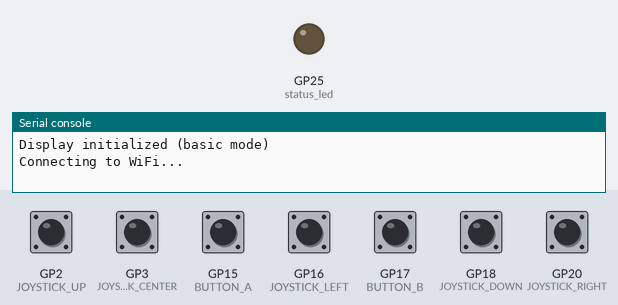
Bench run of a program on a simulated Raspberry Pi Pico running MicroPython. Shown: output pins drawn as LEDs (lit = HIGH), the last lines printed to the serial console. Dashed ring = blinking. The test bench sets the inputs (shaded band); at power-on: GP2 (JOYSTICK_UP), GP3 (JOYSTICK_CENTER), GP15 (BUTTON_A), GP16 (JOYSTICK_LEFT), GP17 (BUTTON_B), GP18 (JOYSTICK_DOWN), GP20 (JOYSTICK_RIGHT) HIGH. WiFi joins after 1.5 s; pins used as bus, display or sensor lines are not drawn.

Above: at 0.1 s.
At 2.95 s:
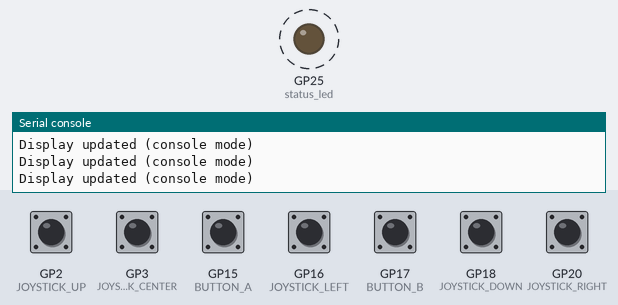
3.3 s: GP2 (JOYSTICK_UP) pulled LOW for 0.15 s
6.3 s: GP3 (JOYSTICK_CENTER) pulled LOW for 0.15 s
9.3 s: GP15 (BUTTON_A) pulled LOW for 0.15 s
12.3 s: GP16 (JOYSTICK_LEFT) pulled LOW for 0.15 s
15.3 s: GP17 (BUTTON_B) pulled LOW for 0.15 s
18.3 s: GP18 (JOYSTICK_DOWN) pulled LOW for 0.15 s
Timing chart, 0 to 22.3 s (numbered marks = the images above; inputs shaded):
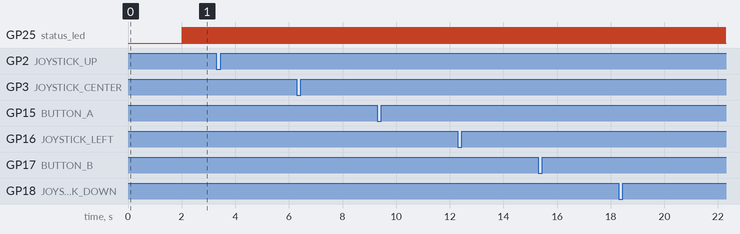

Measured:
- by itself, GP25 (status_led): alternates HIGH for 0.01 s and LOW for 0.05 s

The program:

waveshare_controller_simple.py
```python
# Simple Waveshare 1.8" LCD + Joystick Controller for Pico W
# Uses only built-in MicroPython libraries

import machine
import time
import json
import network
import socket
from machine import Pin, SPI
import framebuf

# Pin definitions for Waveshare 1.8" LCD module
# These are typical pins - adjust based on your module's actual pinout
LCD_DC = Pin(8, Pin.OUT)
LCD_CS = Pin(9, Pin.OUT)
LCD_RST = Pin(12, Pin.OUT)
LCD_BL = Pin(13, Pin.OUT)  # Backlight

# Joystick pins (5-way joystick)
JOYSTICK_UP = Pin(2, Pin.IN, Pin.PULL_UP)
JOYSTICK_DOWN = Pin(18, Pin.IN, Pin.PULL_UP)
JOYSTICK_LEFT = Pin(16, Pin.IN, Pin.PULL_UP)
JOYSTICK_RIGHT = Pin(20, Pin.IN, Pin.PULL_UP)
JOYSTICK_CENTER = Pin(3, Pin.IN, Pin.PULL_UP)

# Button pins (adjust based on your module)
BUTTON_A = Pin(15, Pin.IN, Pin.PULL_UP)
BUTTON_B = Pin(17, Pin.IN, Pin.PULL_UP)

class SimpleDisplay:
    """Simple display driver using basic SPI and framebuf"""

    def __init__(self):
        # Initialize SPI
        self.spi = SPI(1, baudrate=10000000, sck=Pin(10), mosi=Pin(11))

        # Initialize control pins
        LCD_CS.value(1)
        LCD_DC.value(0)
        LCD_RST.value(1)
        LCD_BL.value(1)  # Turn on backlight

        # Simple 128x160 buffer (you might need to adjust size)
        self.width = 128
        self.height = 160
        self.buffer = bytearray(self.width * self.height // 8)  # 1-bit buffer for simplicity
        self.framebuf = framebuf.FrameBuffer(self.buffer, self.width, self.height, framebuf.MONO_HLSB)

        self.init_display()

    def init_display(self):
        """Basic display initialization"""
        # Reset sequence
        LCD_RST.value(0)
        time.sleep_ms(10)
        LCD_RST.value(1)
        time.sleep_ms(10)

        print("Display initialized (basic mode)")

    def clear(self):
        """Clear the display buffer"""
        self.framebuf.fill(0)

    def text(self, text, x, y):
        """Draw text at position"""
        self.framebuf.text(text, x, y, 1)

    def show(self):
        """Update display (placeholder - would need proper ST7735 commands)"""
        # This is simplified - actual ST7735 would need proper command sequence
        print("Display updated (console mode)")

class GameController:
    def __init__(self):
        # Try to initialize display, but continue without it if it fails
        try:
            self.display = SimpleDisplay()
            self.has_display = True
        except Exception as e:
            print(f"Display init failed, continuing without display: {e}")
            self.has_display = False

        # Controller state
        self.state = {
            'joystick': {'up': False, 'down': False, 'left': False, 'right': False, 'center': False},
            'buttons': {'A': False, 'B': False},
            'timestamp': 0
        }

        # Network setup
        self.wlan = network.WLAN(network.STA_IF)
        self.target_ip = "192.168.1.100"  # Change to your receiver Pico W IP
        self.target_port = 8888

        # Connect to WiFi
        self.connect_wifi("YOUR_WIFI_SSID", "YOUR_WIFI_PASSWORD")

        # Create UDP socket
        self.sock = socket.socket(socket.AF_INET, socket.SOCK_DGRAM)

        # Status LED
        self.status_led = Pin(25, Pin.OUT)  # Built-in LED

    def connect_wifi(self, ssid, password):
        """Connect to WiFi"""
        self.wlan.active(True)
        self.wlan.connect(ssid, password)

        print("Connecting to WiFi...")
        timeout = 20
        while not self.wlan.isconnected() and timeout > 0:
            time.sleep(1)
            timeout -= 1
            print(".", end="")

        if self.wlan.isconnected():
            print(f"\nConnected! IP: {self.wlan.ifconfig()[0]}")
            self.update_display("WiFi OK", self.wlan.ifconfig()[0])
            return True
        else:
            print("\nWiFi connection failed!")
            return False

    def read_inputs(self):
        """Read all controller inputs"""
        # Read digital joystick (active low)
        self.state['joystick']['up'] = not JOYSTICK_UP.value()
        self.state['joystick']['down'] = not JOYSTICK_DOWN.value()
        self.state['joystick']['left'] = not JOYSTICK_LEFT.value()
        self.state['joystick']['right'] = not JOYSTICK_RIGHT.value()
        self.state['joystick']['center'] = not JOYSTICK_CENTER.value()

        # Read buttons (active low)
        self.state['buttons']['A'] = not BUTTON_A.value()
        self.state['buttons']['B'] = not BUTTON_B.value()

        self.state['timestamp'] = time.ticks_ms()

    def send_state(self):
        """Send controller state via UDP"""
        try:
            message = json.dumps(self.state)
            self.sock.sendto(message.encode(), (self.target_ip, self.target_port))

            # Blink LED on successful send
            self.status_led.value(1)
            time.sleep_ms(10)
            self.status_led.value(0)

            return True
        except Exception as e:
            print(f"Send error: {e}")
            return False

    def update_display(self, line1, line2=""):
        """Update display with status info"""
        if not self.has_display:
            print(f"Status: {line1} {line2}")
            return

        try:
            self.display.clear()
            self.display.text(line1, 0, 0)
            if line2:
                self.display.text(line2, 0, 20)

            # Show current inputs
            y_pos = 50
            active_inputs = []

            # Show joystick state
            for direction, pressed in self.state['joystick'].items():
                if pressed:
                    active_inputs.append(direction)

            if active_inputs:
                self.display.text(f"Joy: {','.join(active_inputs)}", 0, y_pos)
                y_pos += 20

            # Show button state
            active_buttons = []
            for button, pressed in self.state['buttons'].items():
                if pressed:
                    active_buttons.append(button)

            if active_buttons:
                self.display.text(f"Btn: {','.join(active_buttons)}", 0, y_pos)

            self.display.show()

        except Exception as e:
            print(f"Display error: {e}")

    def run(self):
        """Main controller loop"""
        print("Waveshare Controller Started!")
        print(f"Sending to: {self.target_ip}:{self.target_port}")
        print("Press Ctrl+C to stop")

        self.update_display("Controller", "Ready!")

        last_state = None
        send_failures = 0

        while True:
            try:
                # Read inputs
                self.read_inputs()

                # Only send if state changed (reduce network traffic)
                if self.state != last_state:
                    if self.send_state():
                        send_failures = 0
                        self.update_display("Active", f"Target: {self.target_ip}")
                    else:
                        send_failures += 1
                        if send_failures > 5:
                            self.update_display("Send Error", "Check network")

                    last_state = self.state.copy()

                    # Print to console for debugging
                    active_items = []
                    for k, v in self.state['joystick'].items():
                        if v:
                            active_items.append(f"Joy-{k}")
                    for k, v in self.state['buttons'].items():
                        if v:
                            active_items.append(f"Btn-{k}")

                    if active_items:
                        print(f"Input: {', '.join(active_items)}")

                time.sleep(0.05)  # 20Hz update rate

            except KeyboardInterrupt:
                print("\nController stopped by user")
                break
            except Exception as e:
                print(f"Controller error: {e}")
                time.sleep(1)

# Simple test function to check pins without networking
def test_inputs():
    """Test function to check if your pins are working"""
    print("Testing inputs... Press Ctrl+C to stop")
    print("Pin assignments:")
    print(f"Joystick: UP={JOYSTICK_UP}, DOWN={JOYSTICK_DOWN}, LEFT={JOYSTICK_LEFT}, RIGHT={JOYSTICK_RIGHT}, CENTER={JOYSTICK_CENTER}")
    print(f"Buttons: A={BUTTON_A}, B={BUTTON_B}")

    while True:
        try:
            inputs = []

            if not JOYSTICK_UP.value():
                inputs.append("UP")
            if not JOYSTICK_DOWN.value():
                inputs.append("DOWN")
            if not JOYSTICK_LEFT.value():
                inputs.append("LEFT")
            if not JOYSTICK_RIGHT.value():
                inputs.append("RIGHT")
            if not JOYSTICK_CENTER.value():
                inputs.append("CENTER")
            if not BUTTON_A.value():
                inputs.append("A")
            if not BUTTON_B.value():
                inputs.append("B")

            if inputs:
                print(f"Active: {', '.join(inputs)}")

            time.sleep(0.1)

        except KeyboardInterrupt:
            print("\nTest stopped")
            break

# Run the controller
if __name__ == "__main__":
    # Uncomment the next line to test inputs first
    # test_inputs()

    # Run the full controller
    controller = GameController()
    controller.run() 
```
